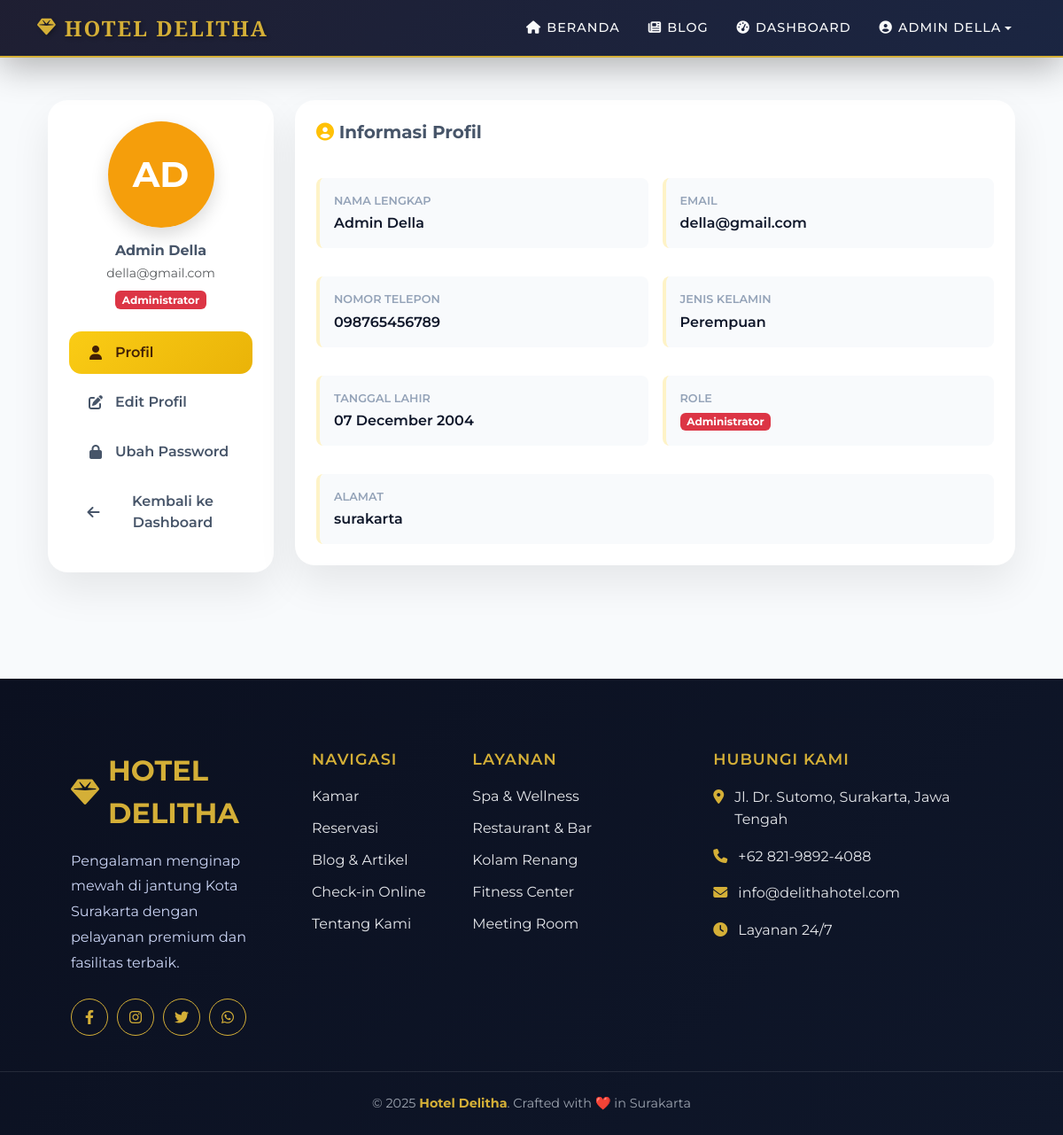
Screenshot of /admin/profile.php (signed in) with the database file from the repository.
### tables this page shows
CREATE TABLE `users` (
  `id` int NOT NULL,
  `name` varchar(100) NOT NULL,
  `email` varchar(100) NOT NULL,
  `password` varchar(255) NOT NULL,
  `phone` varchar(20) DEFAULT NULL,
  `gender` enum('male','female') DEFAULT NULL,
  `birth_date` date DEFAULT NULL,
  `address` text,
  `role` enum('admin','staff','user') NOT NULL,
  `created_at` timestamp NOT NULL DEFAULT CURRENT_TIMESTAMP,
  `updated_at` timestamp NOT NULL DEFAULT CURRENT_TIMESTAMP ON UPDATE CURRENT_TIMESTAMP,
  `status` enum('active','inactive') DEFAULT 'active',
  `photo` varchar(255) DEFAULT NULL
);

### admin/profile.php (the view, shortened to what this page needs)
<?php
require_once '../config/database.php';
$user_id = $_SESSION['user_id'];
$tab = $_GET['tab'] ?? 'info';
$stmt = mysqli_prepare($conn,"SELECT * FROM users WHERE id=?");
mysqli_stmt_bind_param($stmt,"i",$user_id);
mysqli_stmt_execute($stmt);
$user = mysqli_fetch_assoc(mysqli_stmt_get_result($stmt));
function getInitials($name) {
    $words = explode(' ', $name);
    if(count($words) >= 2) {
        return strtoupper(substr($words[0], 0, 1) . substr($words[1], 0, 1));
    }
    return strtoupper(substr($name, 0, 2));
}
function getAvatarColor($name) {
    $colors = [
        '#ef4444', '#f59e0b', '#10b981', '#3b82f6',
        '#8b5cf6', '#ec4899', '#06b6d4', '#84cc16'
    ];
    $index = ord(strtolower($name[0])) % count($colors);
    return $colors[$index];
}
include '../includes/header.php';
?>
<div class="container my-5">
<div class="row g-4">
<div class="col-lg-3 col-md-4">
<div class="card-ui p-4 text-center">
<div class="profile-avatar">
    <?php if($user['photo'] && file_exists('../' . $user['photo'])): ?>
        <img src="../<?= $user['photo'] ?>?v=<?= time() ?>" class="avatar-img" alt="Profile">
    <?php else: ?>
        <div class="avatar-initials" style="background:<?= getAvatarColor($user['name']) ?>">
            <?= getInitials($user['name']) ?>
        </div>
    <?php endif; ?>
</div>
<h6 class="fw-bold mb-1"><?= htmlspecialchars($user['name']) ?></h6>
<small class="text-muted"><?= htmlspecialchars($user['email']) ?></small>
<div class="badge bg-danger mt-2">Administrator</div>
<div class="nav flex-column nav-pills mt-4">
<a class="nav-link <?= $tab=='info'?'active':'' ?>" href="?tab=info">
    <i class="fa-solid fa-user"></i> <span>Profil</span>
</a>
<a class="nav-link <?= $tab=='edit'?'active':'' ?>" href="?tab=edit">
    <i class="fa-solid fa-edit"></i> <span>Edit Profil</span>
</a>
<a class="nav-link <?= $tab=='password'?'active':'' ?>" href="?tab=password">
    <i class="fa-solid fa-lock"></i> <span>Ubah Password</span>
</a>
<a class="nav-link" href="dashboard.php">
    <i class="fa-solid fa-arrow-left"></i> <span>Kembali ke Dashboard</span>
</a>
</div>
</div>
</div>
<div class="col-lg-9 col-md-8">
<?php if($tab=='info'): ?>
<div class="card-ui p-4">
<h5 class="fw-bold mb-4">
    <i class="fa-solid fa-user-circle text-warning"></i> Informasi Profil
</h5>
<div class="row g-3">
    <div class="col-md-6">
        <div class="info-box">
            <div class="modal-label">Nama Lengkap</div>
            <div class="modal-value"><?= htmlspecialchars($user['name']) ?></div>
        </div>
    </div>
    <div class="col-md-6">
        <div class="info-box">
            <div class="modal-label">Email</div>
            <div class="modal-value"><?= htmlspecialchars($user['email']) ?></div>
        </div>
    </div>
    <div class="col-md-6">
        <div class="info-box">
            <div class="modal-label">Nomor Telepon</div>
            <div class="modal-value"><?= $user['phone'] ?? '-' ?></div>
        </div>
    </div>
    <div class="col-md-6">
        <div class="info-box">
            <div class="modal-label">Jenis Kelamin</div>
            <div class="modal-value">
            <?php
            if($user['gender']==='male') echo 'Laki-laki';
            elseif($user['gender']==='female') echo 'Perempuan';
            else echo '-';
            ?>
            </div>
        </div>
    </div>
    <div class="col-md-6">
        <div class="info-box">
            <div class="modal-label">Tanggal Lahir</div>
            <div class="modal-value"><?= $user['birth_date'] ? date('d F Y', strtotime($user['birth_date'])) : '-' ?></div>
        </div>
    </div>
    <div class="col-md-6">
        <div class="info-box">
            <div class="modal-label">Role</div>
            <div class="modal-value">
                <span class="badge bg-danger">Administrator</span>
            </div>
        </div>
    </div>
    <div class="col-12">
        <div class="info-box">
            <div class="modal-label">Alamat</div>
            <div class="modal-value"><?= $user['address'] ?? '-' ?></div>
        </div>
    </div>
</div>
</div>
<?php endif; ?>
</div>
</div>
</div>
<?php include '../includes/footer.php'; ?>

### includes/header.php (style rules this page uses)
:root { --primary-gold: #d4af37; --primary-dark: #1a1a2e; --secondary-dark: #16213e; --accent-gold: #f4d03f; --text-light: #f8f9fa; }
* { margin: 0; padding: 0; box-sizing: border-box; }
body { font-family: 'Montserrat', sans-serif; background-color: #f8f9fa; overflow-x: hidden; }

### admin/profile.php (style rules this page uses)
:root { --bg:#f8fafc; --card:#ffffff; --primary:#0f172a; --accent:#facc15; --accent-dark:#eab308; --text:#475569; --muted:#94a3b8; --radius:22px; }
body { background:var(--bg);color:var(--text) }
.card-ui { background:var(--card); border-radius:var(--radius); box-shadow:0 20px 45px rgba(0,0,0,.08); animation:fadeUp .4s ease; }
.profile-avatar { width:120px; height:120px; border-radius:50%; margin:0 auto 1rem; position:relative; overflow:hidden; box-shadow:0 8px 20px rgba(0,0,0,.15); }
.avatar-initials { width:100%; height:100%; display:flex; align-items:center; justify-content:center; font-size:2.5rem; font-weight:700; color:#fff; }
.nav-pills .nav-link { border-radius:14px; font-weight:600; color:var(--text); padding:.75rem 1.25rem; margin-bottom:.5rem; transition:.3s; display:flex; align-items:center; gap:.75rem; }
.nav-pills .nav-link.active { background:linear-gradient(135deg,var(--accent),var(--accent-dark)); color:#422006; }
.nav-pills .nav-link i { width:20px; text-align:center; }
.info-box { background: #f8fafc; border-left:4px solid #fef3c7; padding:1rem; border-radius:8px; margin-top:1rem; }
.modal-label { font-size:.8rem; color:var(--muted); text-transform:uppercase; font-weight:600; margin-bottom:.25rem; }
.modal-value { color:var(--primary); font-weight:600; }

### includes/footer.php (style rules this page uses)
html, body { margin: 0; padding: 0; width: 100%; overflow-x: hidden; }

### rows the page displays
users: name "AD", name "Admin Della", email "della@gmail.com", phone "098765456789", birth_date "07 December 2004", address "surakarta"

### other values shown
$_SESSION['name'] "ADMIN DELLA"
